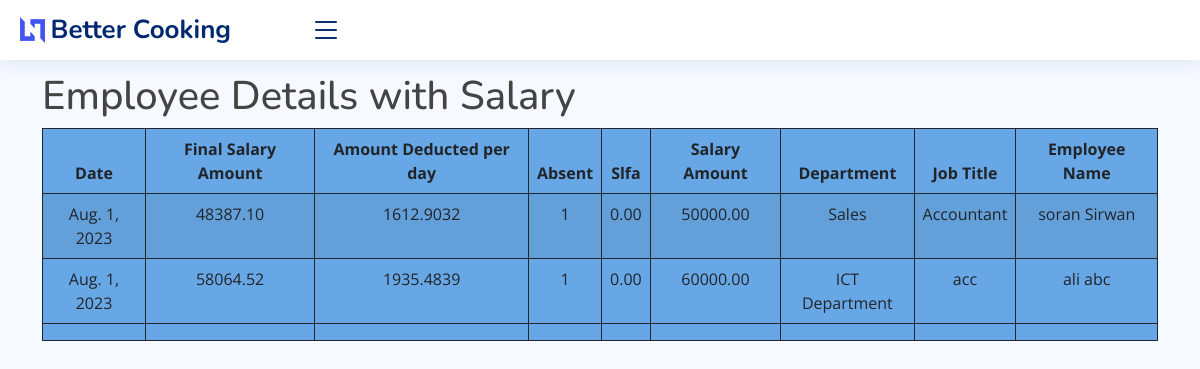
The app's page /employees/, older data.
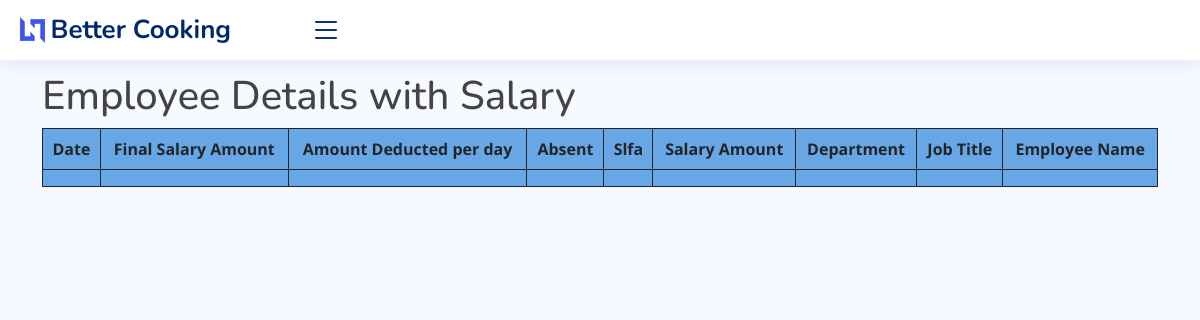
The same page, newer data.
### core/models.py (models this page shows, shortened)
class Employee(models.Model):
    first_name = models.CharField(max_length=50)
    last_name = models.CharField(max_length=50)
    birthdate = models.DateField()
    phone_number = models.CharField(max_length=20)
    relative_phone_number = models.CharField(max_length=20)
    hire_date = models.DateField()
    job_title = models.CharField(max_length=50)
    department = models.CharField(max_length=50)
    class Meta:
        verbose_name_plural = ' الموظفون'

class Salary(models.Model):
    employee = models.ForeignKey(Employee, on_delete=models.CASCADE)
    fines = models.DecimalField(max_digits=30, decimal_places=2, default=0, blank=True)
    slfa = models.DecimalField(max_digits=30, decimal_places=2, default=0, blank=True)
    amount = models.DecimalField(max_digits=30, decimal_places=2)
    final_amount = models.DecimalField(max_digits=30, decimal_places=2, default=0, blank=True, null=True)
    date = models.DateField()  # Remove auto_now=True
    note = models.TextField(blank=True)
    def absent_days(self):
        return Attendance.objects.filter(employee=self.employee, status='Absent').count()
    @property
    def amount_deducted_per_day(self):
        total_salary = self.amount - self.fines - self.slfa
        days_in_month = calendar.monthrange(self.date.year, self.date.month)[1] if self.date else 0
        daily_salary = total_salary / Decimal(days_in_month) if days_in_month > 0 else 0
        return '{:.4f}'.format(daily_salary)
    class Meta:
        verbose_name_plural = ' الرواتب'

### core/views.py (the view)
# urls.py: path('employees/', views.employee_list, name='employee_list'),
def employee_list(request):
    employees = Employee.objects.all()
    employee_salary_details = {}
    for employee in employees:
        try:
            salary = Salary.objects.filter(employee=employee).order_by('-date').first()
            employee_salary_details[employee.id] = salary
        except Salary.DoesNotExist:
            employee_salary_details[employee.id] = None
    context = {
        'employees': employees,
        'employee_salary_details': employee_salary_details,
    }
    return render(request, 'core/reports/employee_list.html', context)

### core/templates/core/reports/employee_list.html (shortened to what this page needs)
{% extends 'core/base.html' %}
{% block content %}
    <br>
    <br> <br>
    <h1>Employee Details with Salary</h1>
    <table id="salary" class="table table-striped" style="background-color: #68a7e5">
        <thead>
        <tr>
            <th>Employee Name</th>
            <th>Job Title</th>
            <th>Department</th>
            <th>Salary Amount</th>
            <th>Slfa</th>
            <th>Absent</th>
            <th>Amount Deducted per day</th>
            <th>Final Salary Amount</th>
            <th>Date</th>
        </tr>
        </thead>
        <tbody>
        {% for employee in employees %}
            <tr>
                <td>{{ employee.first_name }} {{ employee.last_name }}</td>
                <td>{{ employee.job_title }}</td>
                <td>{{ employee.department }}</td>
                {% with salary=employee.salary_set.last %}
                    {% if salary %}
                        <td>{{ salary.amount }}</td>
                        <td>{{ salary.slfa }}</td>
                        <td>{{ salary.absent_days }}</td>
                        <td>{{ salary.amount_deducted_per_day }}</td>
                        <td>{{ salary.final_amount }}</td>
                        <td>{{ salary.date }}</td>
                    {% else %}
                        <td>0</td>
                        <td>0</td>
                        <td>0</td>
                    {% endif %}
                {% endwith %}
            </tr>
        {% endfor %}
        </tbody>
        <tfoot>
        <th></th>
        <th></th>
        <th></th>
        <th></th>
        <th></th>
        <th></th>
        <th></th>
        <th></th>
        <th></th>
        </tfoot>
    </table>
{% endblock %}

Row changes from the older to the newer data that the page shows:
removed Employee: first_name "soran", last_name "Sirwan", job_title "Accountant", department "Sales", salary_set.last.amount "50000.00", salary_set.last.slfa "0.00", salary_set.last.absent_days "1", salary_set.last.amount_deducted_per_day "1612.9032", salary_set.last.final_amount "48387.10", salary_set.last "Aug. 1, 2023"
removed Employee: first_name "ali", last_name "abc", job_title "acc", department "ICT Department", salary_set.last.amount "60000.00", salary_set.last.slfa "0.00", salary_set.last.absent_days "1", salary_set.last.amount_deducted_per_day "1935.4839", salary_set.last.final_amount "58064.52", salary_set.last "Aug. 1, 2023"
